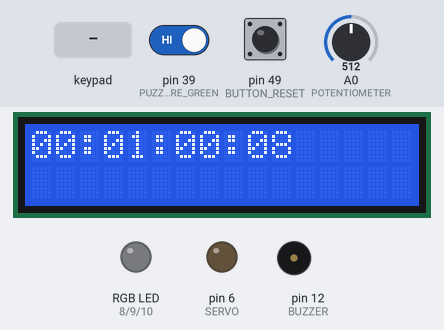
Bench run of a program on a simulated Arduino Mega 2560, built with avr-gcc and run on an emulated ATmega2560. Parts: 16×2 character LCD, an RGB LED mixed from three pins (HIGH = lit), output pins drawn as LEDs (lit = HIGH), buzzer (waves = sounding). Wiring (inferred from the names in the program): 4×4 keypad with keys 1 2 3 A 4 5 6 B 7 8 9 C * 0 # D (labels assumed): rows pin 5, pin 4, pin 2, pin 3; columns pin 53, pin 52, pin 51, pin 50. Inputs (shaded band) come from the test bench; at power-on: pin 39 (PUZZLE_WIRE_GREEN) HIGH, pin 49 (BUTTON_RESET) LOW, A0 (POTENTIOMETER) = 512. Random numbers use the default seed unless the program sets one; pins used as bus, display or sensor lines are not drawn.

Above: at 1.2 s.
1.3 s: pin 39 (PUZZLE_WIRE_GREEN) driven LOW
4.3 s: pin 39 (PUZZLE_WIRE_GREEN) driven HIGH
7.3 s: key '1' pressed
At 9.59 s:
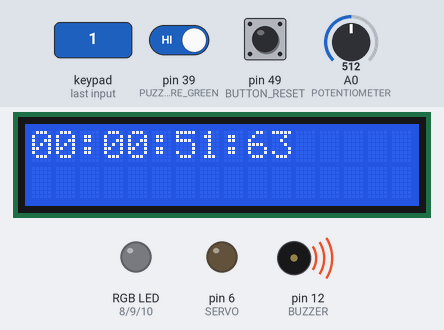
10.3 s: keypad keys 1 2 # pressed 0.4 s apart
At 13.21 s:
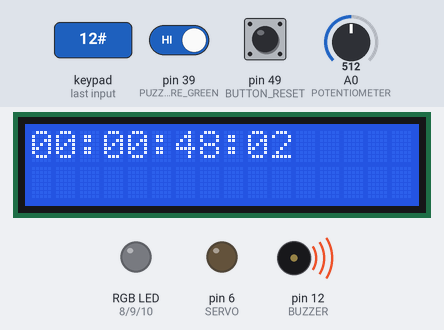
14.5 s: key '7' pressed
17.5 s: keypad keys 1 2 * pressed 0.4 s apart
At 20.16 s:
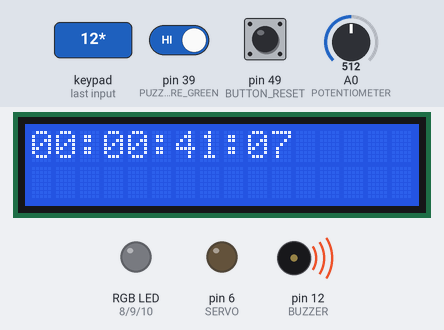
At 60.8 s:
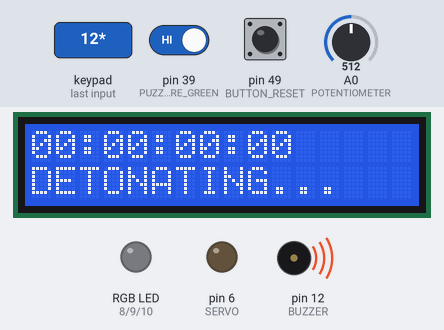
Timing chart, 0 to 64.6 s (numbered marks = the images above; inputs shaded):
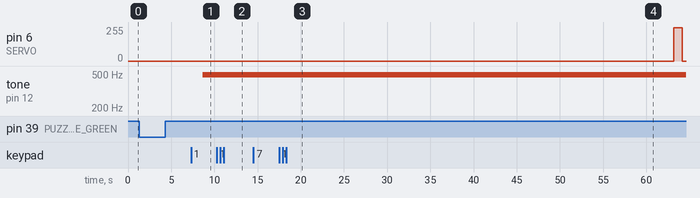

The program:

main.cpp
```cpp
/* <----------------------------| INCLUDES  |----------------------------> */

#include <Arduino.h>
#include <LiquidCrystal.h>

/* <----------------------------| DEFINES  |----------------------------> */

// LCD pins
#define LCD_CA 13
#define LCD_RS 27
#define LCD_EN 26
#define LCD_D4 25
#define LCD_D5 24
#define LCD_D6 23
#define LCD_D7 22

// Countdown buzzer pin
#define BUZZER 12

// Servo pin
#define SERVO 6

// Power switch pin
#define POWER_SWITCH 48

// LED pins
#define LED_STATIC_RED 5
#define LED_STATIC_YELLOW 4
#define LED_STATIC_GREEN 3
#define LED_STATIC_BLUE 2
#define LED_DYNAMIC_RED 8
#define LED_DYNAMIC_GREEN 9
#define LED_DYNAMIC_BLUE 10

// Potentiometer pin
#define POTENTIOMETER 54

// Button pins
#define BUTTON_RED 53
#define BUTTON_YELLOW 52
#define BUTTON_GREEN 51
#define BUTTON_BLUE 50
#define BUTTON_RESET 49

// Wire pins
#define PUZZLE_WIRE_BROWN 45
#define PUZZLE_WIRE_ORANGE 43
#define PUZZLE_WIRE_BLUE 41
#define PUZZLE_WIRE_GREEN 39

/* <----------------------------| FUNCTIONS  |----------------------------> */

int countDigits(int num);
bool arraysAreEquivalent(int array1[], int array2[], int arrayLength);
bool valueWithinTargetError(int value, int target, int error);
void printNumberWithLeadingZeros(int num, int width);
void setDynamicLED(int redValue, int greenValue, int blueValue);
void resetUserSequence();
void waitForReset();
void(* resetFunc) (void) = 0; //declare reset function at address 0

/* <----------------------------| CONSTANTS |----------------------------> */

// LCD constants
const int LCD_CONTRAST = 100;
const int LCD_COLUMNS = 16, LCD_ROWS = 2;

// Countdown constants
const int COUNTDOWN_DURATION_SECONDS = 60;
const long STARTING_BUZZER_DELAY_MILLISECONDS = 10000;

// Potentiometer constants
const int DIAL_SOLUTION_ANGLE = 433; // TODO: randomize value at start?
const int DIAL_SOLUTION_ERROR = 1;

// Button constants
const int NUM_BUTTONS = 4;
const int BUTTON_PINS[NUM_BUTTONS] = {BUTTON_RED, BUTTON_YELLOW, BUTTON_GREEN, BUTTON_BLUE};
const int MASTER_SEQUENCE[] = {BUTTON_RED, BUTTON_YELLOW, BUTTON_RED}; // TODO: randomize sequence at start of program or make manually-selected
const int SEQUENCE_LENGTH = (int) (sizeof(MASTER_SEQUENCE) / sizeof(*MASTER_SEQUENCE));

// Wire constants
const int CUT_COUNT_THRESHOLD = 20;
const int NUM_WIRES = 4;
const int WIRE_PINS[NUM_WIRES] = {PUZZLE_WIRE_BROWN, PUZZLE_WIRE_ORANGE, PUZZLE_WIRE_BLUE, PUZZLE_WIRE_GREEN};


/* <----------------------------| VARIABLES |----------------------------> */

// LCD variables
LiquidCrystal lcd(LCD_RS, LCD_EN, LCD_D4, LCD_D5, LCD_D6, LCD_D7);

// Countdown variables
int countdownElapsedSeconds, countdownSecondsLeft;
double percentTimeLeft;
unsigned long startTimeMs, endTimeMs, deltaTimeMs;
long buzzOnStart, timeSinceLastBuzz, buzzDelay;
bool potentiometerIsSolved, buttonIsSolved, wireIsSolved;
bool countdownIsComplete, bombIsDefused;

// Potentiometer variables
int potentiometerAngle;

// Button variables
int userSequence[SEQUENCE_LENGTH];
int userSequenceIndex;
int buttonState[NUM_BUTTONS];
int lastButtonState[NUM_BUTTONS];

// Wire variables
int wireCutCount[NUM_WIRES];
int solutionWire;


/* <----------------------------| MAIN FUNCTIONS |----------------------------> */

void setup() {
    Serial.begin(9600);

    // Set UX pins
    pinMode(BUZZER, OUTPUT);
    pinMode(LCD_CA, OUTPUT);
    pinMode(SERVO, OUTPUT);

    // Set LED pins
    pinMode(LED_STATIC_RED, OUTPUT);
    pinMode(LED_STATIC_YELLOW, OUTPUT);
    pinMode(LED_STATIC_GREEN, OUTPUT);
    pinMode(LED_STATIC_BLUE, OUTPUT);
    pinMode(LED_DYNAMIC_RED, OUTPUT);
    pinMode(LED_DYNAMIC_GREEN, OUTPUT);
    pinMode(LED_DYNAMIC_BLUE, OUTPUT);

    // Set puzzle pins
    pinMode(POTENTIOMETER, INPUT);
    pinMode(BUTTON_RED, INPUT);
    pinMode(BUTTON_YELLOW, INPUT);
    pinMode(BUTTON_GREEN, INPUT);
    pinMode(BUTTON_BLUE, INPUT);
    pinMode(BUTTON_RESET, INPUT);
    pinMode(POWER_SWITCH, INPUT);

    // Set wire pins
    pinMode(PUZZLE_WIRE_BROWN, INPUT);
    pinMode(PUZZLE_WIRE_ORANGE, INPUT);
    pinMode(PUZZLE_WIRE_BLUE, INPUT);
    pinMode(PUZZLE_WIRE_GREEN, INPUT);

    // Initialize LCD screen
    lcd.begin(LCD_COLUMNS, LCD_ROWS);
    lcd.setCursor(0, 0);
    analogWrite(LCD_CA, LCD_CONTRAST);

    // Initialize Servo
    analogWrite(SERVO, 0);

    // Initialize LEDs
    digitalWrite(LED_STATIC_RED, HIGH);
    digitalWrite(LED_STATIC_YELLOW, LOW);
    digitalWrite(LED_STATIC_GREEN, LOW);
    digitalWrite(LED_STATIC_BLUE, LOW);
    analogWrite(LED_DYNAMIC_RED, 255);
    analogWrite(LED_DYNAMIC_GREEN, 0);
    analogWrite(LED_DYNAMIC_BLUE, 0);

    // Initialize variables
    srand(millis());
    for (int i = 0; i < SEQUENCE_LENGTH; i++) { userSequence[i] = -1; }
    potentiometerIsSolved = false, buttonIsSolved = false, wireIsSolved = false, bombIsDefused = false;
    userSequenceIndex = 0;
    countdownElapsedSeconds = 0;
    solutionWire = PUZZLE_WIRE_GREEN; // TODO: make solution wire randomly selected, with potentiometer light matching value
    startTimeMs = millis(), endTimeMs = millis();

    /* TODO:
     * So basically my idea is, at startup, check if the reset switch is at 1. If it is enter the secret menu and
     * let the user be able to change what the button sequence, timer, and wire for the puzzle should be. This is OPTIONAL!!!!!!
     * So get the thing working AND A MANUAL FIRST, AND THEN try this little doohicky out.
     */
}

void loop() {
    /* ---------- BOMB DEFUSED/DETONATED ---------- */

    // Check if all puzzles have been solved
    bombIsDefused = potentiometerIsSolved && buttonIsSolved && wireIsSolved;
    countdownIsComplete = countdownElapsedSeconds >= COUNTDOWN_DURATION_SECONDS;

    // Terminate countdown via defusal or detonation
    if (countdownIsComplete) {
        // Announce bomb detonation
        lcd.setCursor(0, 1);
        lcd.print("DETONATING...");

        // Long buzzer firing to indicate bomb detonation
        analogWrite(BUZZER, 1);
        delay(3000);
        analogWrite(BUZZER, 0);

        // Move pin out of way to let chemicals mix
        /* For some godforsaken reason...
         * - 0, and 183 to 194 is STOPPED
         * - 195 to 249 is MINIMUM to MAXIMUM CLOCKWISE
         * - 182 to 110 is MINIMUM to MAXIMUM COUNTER-CLOCKWISE
         */
        analogWrite(SERVO, 249);
        delay(1000);
        analogWrite(SERVO, 0);

        // End program
        waitForReset();
    }
    else if (bombIsDefused) {
        // Announce successful bomb defusal
        lcd.setCursor(0, 1);
        lcd.print("BOMB DEFUSED");

        // End program
        waitForReset();
    }

    /* ---------- COUNTDOWN SEQUENCE ---------- */

    // Countdown update
    deltaTimeMs = endTimeMs - startTimeMs;
    countdownSecondsLeft = COUNTDOWN_DURATION_SECONDS - countdownElapsedSeconds;
    percentTimeLeft = (double)(countdownSecondsLeft) / (double)(COUNTDOWN_DURATION_SECONDS);
    buzzDelay = STARTING_BUZZER_DELAY_MILLISECONDS * percentTimeLeft;

    // Restart seconds counter
    if (deltaTimeMs >= 1000) {
        countdownElapsedSeconds++;
        startTimeMs = millis();
    }

    // Randomly flash static-color LEDs
    if (countdownElapsedSeconds % 2 == 0) {
        int ledValue = rand() % 10 == 1 ? HIGH : LOW;
        int ledPin = (rand() % 4) + 2;
        digitalWrite(ledPin, ledValue);
    }

    // Determine if buzzer should be turned on or off
    timeSinceLastBuzz = millis() - buzzOnStart;
    if (timeSinceLastBuzz >= buzzDelay) {
        buzzOnStart = millis();
        analogWrite(BUZZER, 1);
    }
    else if (timeSinceLastBuzz >= 100) {
        analogWrite(BUZZER, 0);
    }

    // Calculate raw elapsed time in units
    int centiseconds = (999 - deltaTimeMs) / 10;
    int seconds = COUNTDOWN_DURATION_SECONDS - countdownElapsedSeconds;
    int minutes = seconds / 60;
    int hours = minutes / 60;

    // Calculate units to display on LCD
    int displayCentiseconds = centiseconds < 0 ? 0 : centiseconds;
    int displaySeconds = seconds % 60;
    int displayMinutes = minutes % 60;
    int displayHours = hours;

    // Display time on LCD
    lcd.home();
    printNumberWithLeadingZeros(displayHours, 2);
    lcd.print(":");
    printNumberWithLeadingZeros(displayMinutes, 2);
    lcd.print(":");
    printNumberWithLeadingZeros(displaySeconds, 2);
    lcd.print(":");
    printNumberWithLeadingZeros(displayCentiseconds, 2);

    /* ---------- POTENTIOMETER PUZZLE ---------- */

    // Turn LED to green if potentiometer within defusal range, otherwise keep red
    potentiometerAngle = (analogRead(POTENTIOMETER) / 1023.0) * 999.0;
    if (valueWithinTargetError(potentiometerAngle, DIAL_SOLUTION_ANGLE, DIAL_SOLUTION_ERROR)) {
        setDynamicLED(0, 255, 0);
        potentiometerIsSolved = true;
    }
    else {
        setDynamicLED(0, 0, 0);
        potentiometerIsSolved = false;
    }

    /* ---------- BUTTON PUZZLE ---------- */

    // Poll all buttons in RGYB order, with positive-edge-triggered updates to user's button sequence
    for (int i = 0; i < NUM_BUTTONS; i++) {
        int currentButton = BUTTON_PINS[i];
        buttonState[i] = digitalRead(currentButton);
        if (lastButtonState[i] == 1 && buttonState[i] == 0) {
            userSequence[userSequenceIndex++] = currentButton;
        }
        lastButtonState[i] = buttonState[i];
    }

    // Turn Green LED on if button sequence is entered by user, otherwise, reset the sequence register
    if (userSequenceIndex != 0 && userSequence[userSequenceIndex - 1] != MASTER_SEQUENCE[userSequenceIndex - 1]) {
        resetUserSequence();
    }
    else if (userSequenceIndex == SEQUENCE_LENGTH) {
        digitalWrite(LED_STATIC_GREEN, HIGH);
        buttonIsSolved = true;
    }

    /* ---------- WIRE PUZZLE ---------- */

    // Wait for pinout on indicated wire to read 20 zeros in a row to wire is cut, then defuse or detonate accordingly
    for (int i = 0; i < NUM_WIRES; i++) {
        int currentWire = WIRE_PINS[i];
        wireCutCount[i] = digitalRead(PUZZLE_WIRE_GREEN) == 0 ? wireCutCount[i] + 1 : 0;
        if (wireCutCount[i] < CUT_COUNT_THRESHOLD) {
            continue;
        }
        else if (currentWire == solutionWire) {
            wireIsSolved = true;
        }
        else {
            // TODO: figure out way to cut timer only once per incorrect cut
        }
    }

    /* ---------- CLOCK ---------- */

    // Keep track of how much time has passed since last second
    endTimeMs = millis();
}

/* <----------------------------| HELPER METHODS |----------------------------> */

// Count the number of digits in a given number for formatting
int countDigits(int num) {
    int digits = 0;
    do {
        digits++;
        num /= 10;
    } while (num != 0);
    return digits;
}

// Determine if two arrays contain the same elements
bool arraysAreEquivalent(int array1[], int array2[], int arrayLength) {
    for (int i = 0; i < arrayLength; i++) {
        if (array1[i] != array2[i]) { return false; }
    }
    return true;
}

// Return true if integer value within specified margin of error of target, false otherwise
bool valueWithinTargetError(int value, int target, int error) {
    return (value <= target + error) && (value >= target - error);
}

// Print numbers to an LCD screen as a formatted string with leading zeros
void printNumberWithLeadingZeros(int num, int width) {
    for (int i = 0; i < width - countDigits(num); i++) {
        lcd.print("0");
    }
    lcd.print(num);
}

// Set color of common cathode RGB LED on breadboard
void setDynamicLED(int redValue, int greenValue, int blueValue) {
    analogWrite(LED_DYNAMIC_RED, redValue);
    analogWrite(LED_DYNAMIC_GREEN, greenValue);
    analogWrite(LED_DYNAMIC_BLUE, blueValue);
}

// Clears the user sequence array with null pin
void resetUserSequence() {
    int lastButtonPressed = userSequence[userSequenceIndex];
    for (int i = 0; i < SEQUENCE_LENGTH; i++) {
        userSequence[i] = -1;
    }
    userSequenceIndex = 0;
    userSequence[0] = lastButtonPressed;
}

// Wait for reset button to be pressed, then reset the program
void waitForReset() {
    while (digitalRead(BUTTON_RESET) == 0) {
        continue;
    }
    resetFunc();
}
```
